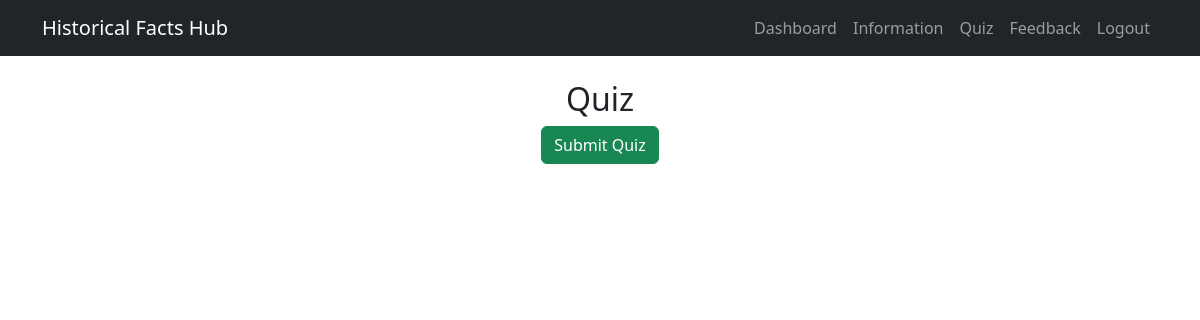
The app's page /quiz?start=true (signed in), older data.
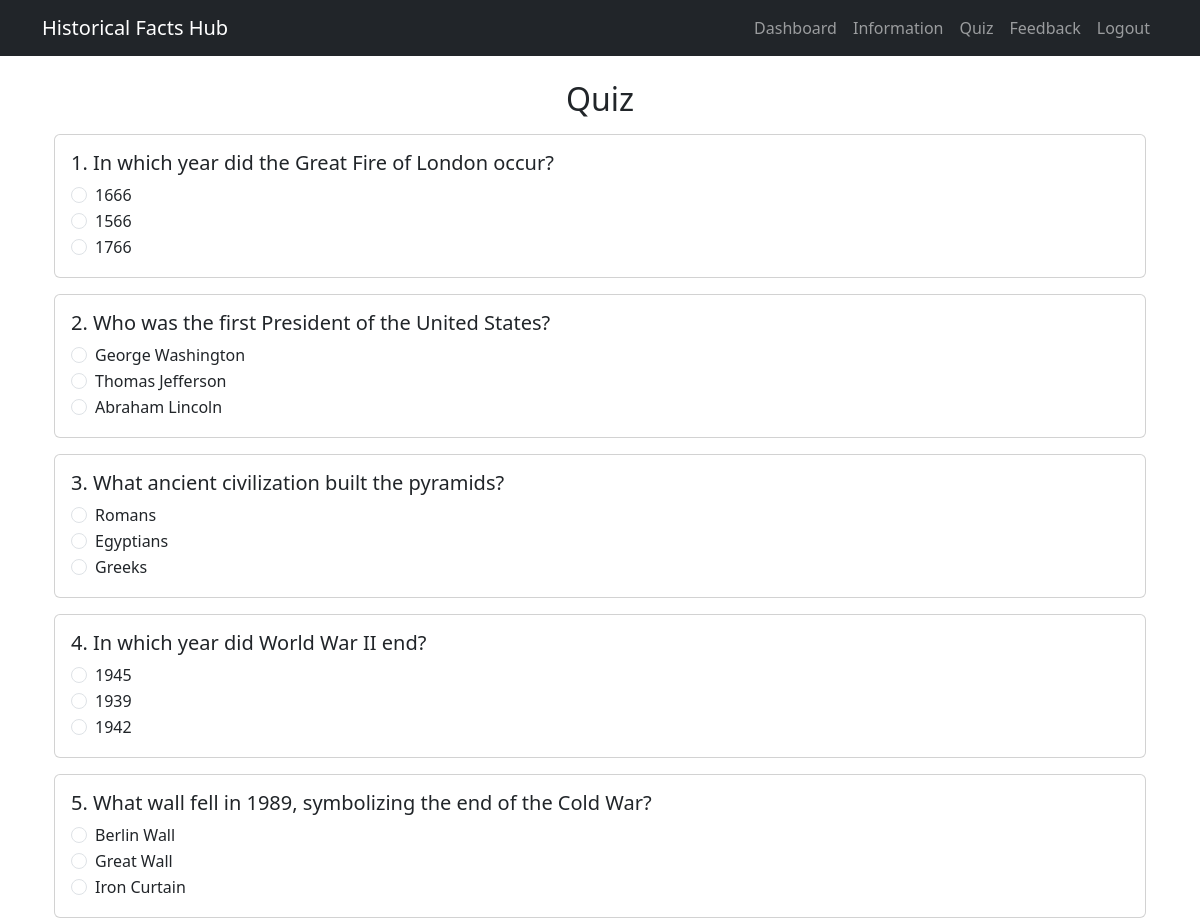
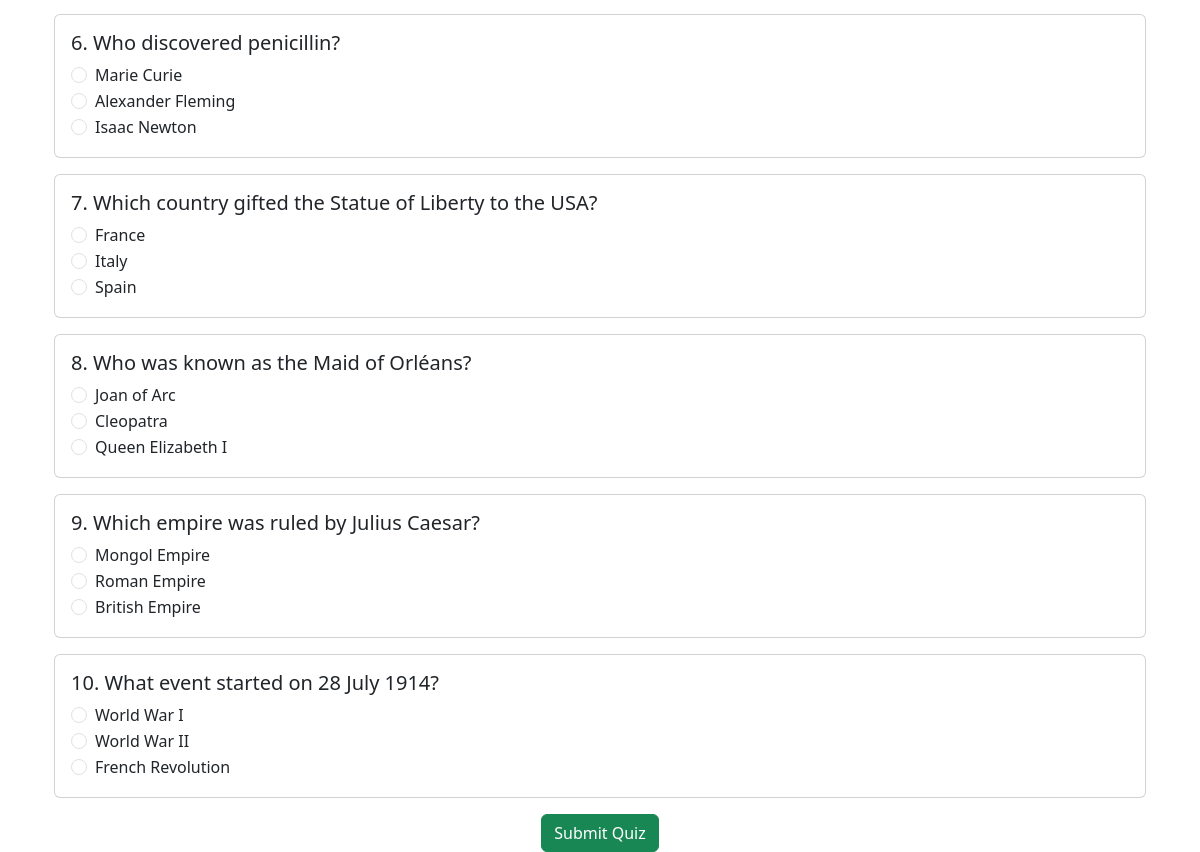
The same page, newer data (2 pictures, top to bottom).
### app.py (models this page shows)
class Quiz(db.Model):
    id = db.Column(db.Integer, primary_key=True)
    question = db.Column(db.String(500), nullable=False)
    option1 = db.Column(db.String(200), nullable=False)
    option2 = db.Column(db.String(200), nullable=False)
    option3 = db.Column(db.String(200), nullable=False)
    answer = db.Column(db.String(200), nullable=False)

### app.py (the view, shortened to what this page needs)
@app.route('/quiz', methods=['GET', 'POST'])
@login_required
def quiz():
    show_questions = request.args.get('start') == 'true'
    questions = []
    if show_questions:
        conn = sqlite3.connect('instance/historical_facts.db')
        conn.row_factory = sqlite3.Row
        cursor = conn.cursor()
        cursor.execute("SELECT * FROM quiz")
        questions = cursor.fetchall()
        conn.close()
    return render_template('quiz.html', show_questions=show_questions, questions=questions)

### app.py (called while the page is built)
@login_manager.user_loader
def load_user(user_id):
    return User.query.get(int(user_id))

### templates/Quiz.html
{% extends "base.html" %}
{% block content %}
<div class="container mt-4">
    <h2 class="text-center">Quiz</h2>
    {% if not show_questions %}
        <div class="text-center">
            <a href="{{ url_for('quiz') }}?start=true" class="btn btn-primary mt-3">Take Quiz</a>
        </div>
    {% else %}
        <form method="POST" action="{{ url_for('quiz') }}">
            {% for question in questions %}
                <div class="card my-3">
                    <div class="card-body">
                        <h5>{{ loop.index }}. {{ question['question'] }}</h5>
                        <div class="form-check">
                            <input class="form-check-input" type="radio" name="{{ question['id'] }}" value="option1" required>
                            <label class="form-check-label">{{ question['option1'] }}</label>
                        </div>
                        <div class="form-check">
                            <input class="form-check-input" type="radio" name="{{ question['id'] }}" value="option2">
                            <label class="form-check-label">{{ question['option2'] }}</label>
                        </div>
                        <div class="form-check">
                            <input class="form-check-input" type="radio" name="{{ question['id'] }}" value="option3">
                            <label class="form-check-label">{{ question['option3'] }}</label>
                        </div>
                    </div>
                </div>
            {% endfor %}
            <div class="text-center">
                <button type="submit" class="btn btn-success">Submit Quiz</button>
            </div>
        </form>
    {% endif %}
</div>
{% endblock %}

### templates/base.html (shortened to what this page needs)
<!DOCTYPE html>
<html lang="en">
<head>
    <link href="https://cdn.jsdelivr.net/npm/bootstrap@5.3.0/dist/css/bootstrap.min.css" rel="stylesheet">
</head>
<body>
    <nav class="navbar navbar-expand-lg navbar-dark bg-dark">
        <div class="container">
            <a class="navbar-brand" href="{{ url_for('user_dashboard') }}">Historical Facts Hub</a>
            <div class="collapse navbar-collapse" id="navbarNav">
                <ul class="navbar-nav ms-auto">
                    <li class="nav-item"><a class="nav-link" href="{{ url_for('facts') }}">Dashboard</a></li>
                    <li class="nav-item"><a class="nav-link" href="{{ url_for('information') }}">Information</a></li>
                    <li class="nav-item"><a class="nav-link" href="{{ url_for('quiz') }}">Quiz</a></li>
                    <li class="nav-item"><a class="nav-link" href="{{ url_for('feedback') }}">Feedback</a></li>
                    <li class="nav-item"><a class="nav-link" href="{{ url_for('logout') }}">Logout</a></li>
                </ul>
            </div>
        </div>
    </nav>
    <div class="container mt-4">
        {% block content %}
        {% endblock %}
    </div>
</body>
</html>

Row changes from the older to the newer data that the page shows:
added Quiz: question "In which year did the Great Fire of London occur?", option1 "1666", option2 "1566", option3 "1766"
added Quiz: question "Who was the first President of the United States?", option1 "George Washington", option2 "Thomas Jefferson", option3 "Abraham Lincoln"
added Quiz: question "What ancient civilization built the pyramids?", option1 "Romans", option2 "Egyptians", option3 "Greeks"
added Quiz: question "In which year did World War II end?", option1 "1945", option2 "1939", option3 "1942"
added Quiz: question "What wall fell in 1989, symbolizing the end of the Cold War?", option1 "Berlin Wall", option2 "Great Wall", option3 "Iron Curtain"
added Quiz: question "Who discovered penicillin?", option1 "Marie Curie", option2 "Alexander Fleming", option3 "Isaac Newton"
added Quiz: question "Which country gifted the Statue of Liberty to the USA?", option1 "France", option2 "Italy", option3 "Spain"
added Quiz: question "Who was known as the Maid of Orléans?", option1 "Joan of Arc", option2 "Cleopatra", option3 "Queen Elizabeth I"
added Quiz: question "Which empire was ruled by Julius Caesar?", option1 "Mongol Empire", option2 "Roman Empire", option3 "British Empire"
added Quiz: question "What event started on 28 July 1914?", option1 "World War I", option2 "World War II", option3 "French Revolution"
